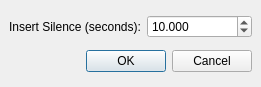
<ui version="4.0" >
 <class>InsertSilenceDialog</class>
 <widget class="QDialog" name="InsertSilenceDialog" >
  <property name="geometry" >
   <rect>
    <x>0</x>
    <y>0</y>
    <width>261</width>
    <height>87</height>
   </rect>
  </property>
  <property name="windowTitle" >
   <string>Insert Silence</string>
  </property>
  <layout class="QVBoxLayout" >
   <property name="margin" >
    <number>9</number>
   </property>
   <property name="spacing" >
    <number>6</number>
   </property>
   <item>
    <layout class="QHBoxLayout" >
     <property name="margin" >
      <number>0</number>
     </property>
     <property name="spacing" >
      <number>6</number>
     </property>
     <item>
      <widget class="QLabel" name="label" >
       <property name="text" >
        <string>Insert Silence (seconds):</string>
       </property>
      </widget>
     </item>
     <item>
      <widget class="QDoubleSpinBox" name="lengthSpinBox" >
       <property name="decimals" >
        <number>3</number>
       </property>
       <property name="maximum" >
        <double>3600.000000000000000</double>
       </property>
       <property name="minimum" >
        <double>0.001000000000000</double>
       </property>
       <property name="value" >
        <double>10.000000000000000</double>
       </property>
      </widget>
     </item>
    </layout>
   </item>
   <item>
    <widget class="QDialogButtonBox" name="buttonBox" >
     <property name="orientation" >
      <enum>Qt::Horizontal</enum>
     </property>
     <property name="standardButtons" >
      <set>QDialogButtonBox::Cancel|QDialogButtonBox::NoButton|QDialogButtonBox::Ok</set>
     </property>
    </widget>
   </item>
  </layout>
 </widget>
 <resources/>
 <connections>
  <connection>
   <sender>buttonBox</sender>
   <signal>accepted()</signal>
   <receiver>InsertSilenceDialog</receiver>
   <slot>accept()</slot>
   <hints>
    <hint type="sourcelabel" >
     <x>251</x>
     <y>77</y>
    </hint>
    <hint type="destinationlabel" >
     <x>157</x>
     <y>274</y>
    </hint>
   </hints>
  </connection>
  <connection>
   <sender>buttonBox</sender>
   <signal>rejected()</signal>
   <receiver>InsertSilenceDialog</receiver>
   <slot>reject()</slot>
   <hints>
    <hint type="sourcelabel" >
     <x>251</x>
     <y>77</y>
    </hint>
    <hint type="destinationlabel" >
     <x>286</x>
     <y>274</y>
    </hint>
   </hints>
  </connection>
 </connections>
</ui>
